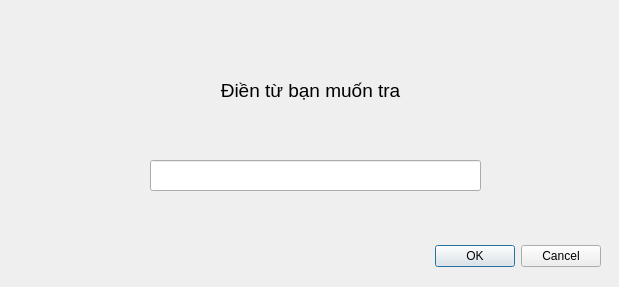
<?xml version="1.0" encoding="UTF-8"?>
<ui version="4.0">
 <class>SearchForm</class>
 <widget class="QDialog" name="SearchForm">
  <property name="geometry">
   <rect>
    <x>0</x>
    <y>0</y>
    <width>619</width>
    <height>287</height>
   </rect>
  </property>
  <property name="windowTitle">
   <string>Dialog</string>
  </property>
  <widget class="QDialogButtonBox" name="buttonBox">
   <property name="geometry">
    <rect>
     <x>260</x>
     <y>240</y>
     <width>341</width>
     <height>32</height>
    </rect>
   </property>
   <property name="orientation">
    <enum>Qt::Horizontal</enum>
   </property>
   <property name="standardButtons">
    <set>QDialogButtonBox::Cancel|QDialogButtonBox::Ok</set>
   </property>
  </widget>
  <widget class="QLabel" name="label">
   <property name="geometry">
    <rect>
     <x>60</x>
     <y>60</y>
     <width>501</width>
     <height>61</height>
    </rect>
   </property>
   <property name="font">
    <font>
     <pointsize>14</pointsize>
    </font>
   </property>
   <property name="text">
    <string>Điền từ bạn muốn tra</string>
   </property>
   <property name="alignment">
    <set>Qt::AlignCenter</set>
   </property>
  </widget>
  <widget class="QLineEdit" name="lineEdit">
   <property name="geometry">
    <rect>
     <x>150</x>
     <y>160</y>
     <width>331</width>
     <height>31</height>
    </rect>
   </property>
  </widget>
 </widget>
 <resources/>
 <connections>
  <connection>
   <sender>buttonBox</sender>
   <signal>accepted()</signal>
   <receiver>SearchForm</receiver>
   <slot>accept()</slot>
   <hints>
    <hint type="sourcelabel">
     <x>248</x>
     <y>254</y>
    </hint>
    <hint type="destinationlabel">
     <x>157</x>
     <y>274</y>
    </hint>
   </hints>
  </connection>
  <connection>
   <sender>buttonBox</sender>
   <signal>rejected()</signal>
   <receiver>SearchForm</receiver>
   <slot>reject()</slot>
   <hints>
    <hint type="sourcelabel">
     <x>316</x>
     <y>260</y>
    </hint>
    <hint type="destinationlabel">
     <x>286</x>
     <y>274</y>
    </hint>
   </hints>
  </connection>
 </connections>
</ui>
